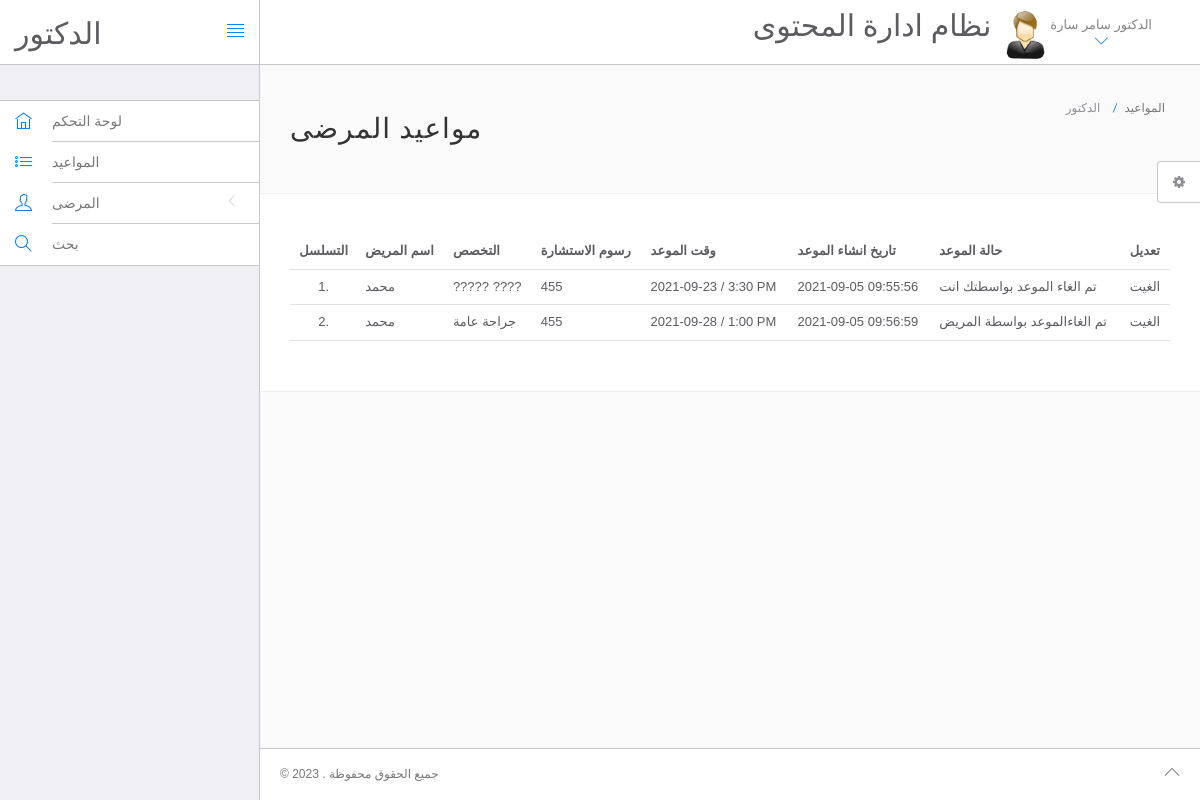
Page /hms/doctor/appointment-history.php (signed in) on the committed database.
### tables this page shows
CREATE TABLE `doctors` (
  `id` int(11) NOT NULL,
  `specilization` varchar(255) DEFAULT NULL,
  `doctorName` varchar(255) DEFAULT NULL,
  `address` longtext DEFAULT NULL,
  `docFees` varchar(255) DEFAULT NULL,
  `contactno` bigint(11) DEFAULT NULL,
  `docEmail` varchar(255) DEFAULT NULL,
  `password` varchar(255) DEFAULT NULL,
  `creationDate` timestamp NULL DEFAULT current_timestamp(),
  `updationDate` timestamp NULL DEFAULT NULL ON UPDATE current_timestamp()
);

CREATE TABLE `appointment` (
  `id` int(11) NOT NULL,
  `doctorSpecialization` varchar(255) DEFAULT NULL,
  `doctorId` int(11) DEFAULT NULL,
  `userId` int(11) DEFAULT NULL,
  `consultancyFees` int(11) DEFAULT NULL,
  `appointmentDate` varchar(255) DEFAULT NULL,
  `appointmentTime` varchar(255) DEFAULT NULL,
  `postingDate` timestamp NULL DEFAULT current_timestamp(),
  `userStatus` int(11) DEFAULT NULL,
  `doctorStatus` int(11) DEFAULT NULL,
  `updationDate` timestamp NULL DEFAULT NULL ON UPDATE current_timestamp()
);

CREATE TABLE `users` (
  `id` int(11) NOT NULL,
  `fullName` varchar(255) DEFAULT NULL,
  `address` longtext DEFAULT NULL,
  `city` varchar(255) DEFAULT NULL,
  `gender` varchar(255) DEFAULT NULL,
  `email` varchar(255) DEFAULT NULL,
  `password` varchar(255) DEFAULT NULL,
  `regDate` timestamp NULL DEFAULT current_timestamp(),
  `updationDate` timestamp NULL DEFAULT NULL ON UPDATE current_timestamp()
);

### hms/doctor/appointment-history.php (the view, shortened to what this page needs)
<?php
include('include/config.php');
?>
<!DOCTYPE html>
<html lang="en">
	<head>
		<link rel="stylesheet" href="vendor/bootstrap/css/bootstrap.min.css">
		<link rel="stylesheet" href="vendor/fontawesome/css/font-awesome.min.css">
		<link rel="stylesheet" href="vendor/themify-icons/themify-icons.min.css">
		<link href="vendor/animate.css/animate.min.css" rel="stylesheet" media="screen">
		<link href="vendor/perfect-scrollbar/perfect-scrollbar.min.css" rel="stylesheet" media="screen">
		<link href="vendor/switchery/switchery.min.css" rel="stylesheet" media="screen">
		<link href="vendor/bootstrap-touchspin/jquery.bootstrap-touchspin.min.css" rel="stylesheet" media="screen">
		<link href="vendor/select2/select2.min.css" rel="stylesheet" media="screen">
		<link href="vendor/bootstrap-datepicker/bootstrap-datepicker3.standalone.min.css" rel="stylesheet" media="screen">
		<link href="vendor/bootstrap-timepicker/bootstrap-timepicker.min.css" rel="stylesheet" media="screen">
		<link rel="stylesheet" href="assets/css/styles.css">
		<link rel="stylesheet" href="assets/css/plugins.css">
		<link rel="stylesheet" href="assets/css/themes/theme-1.css" id="skin_color" />
	</head>
	<body>
		<div id="app">
<?php include('include/sidebar.php');?>
			<div class="app-content">
					<?php include('include/header.php');?>
				<div class="main-content" >
					<div class="wrap-content container" id="container">
						<section id="page-title">
							<div class="row">
								<div class="col-sm-8">
									<h1 class="mainTitle">مواعيد المرضى </h1>
																	</div>
								<ol class="breadcrumb">
									<li>
										<span> الدكتور </span>
									</li>
									<li class="active">
										<span>المواعيد</span>
									</li>
								</ol>
							</div>
						</section>
						<div class="container-fluid container-fullw bg-white">
									<div class="row">
								<div class="col-md-12">
									<table class="table table-hover" id="sample-table-1">
										<thead>
											<tr>
												<th class="center">التسلسل</th>
												<th class="hidden-xs">اسم المريض</th>
												<th>التخصص</th>
												<th>رسوم الاستشارة</th>
												<th>وقت الموعد </th>
												<th>تاريخ انشاء الموعد  </th>
												<th>حالة الموعد</th>
												<th>تعديل</th>
											</tr>
										</thead>
										<tbody>
<?php
$sql=mysqli_query($con,"select users.fullName as fname,appointment.*  from appointment join users on users.id=appointment.userId where appointment.doctorId='".$_SESSION['id']."'");
$cnt=1;
while($row=mysqli_fetch_array($sql))
{
?>
											<tr>
												<td class="center"><?php echo $cnt;?>.</td>
												<td class="hidden-xs"><?php echo $row['fname'];?></td>
												<td><?php echo $row['doctorSpecialization'];?></td>
												<td><?php echo $row['consultancyFees'];?></td>
												<td><?php echo $row['appointmentDate'];?> / <?php echo
												 $row['appointmentTime'];?>
												</td>
												<td><?php echo $row['postingDate'];?></td>
												<td>
<?php if(($row['userStatus']==1) && ($row['doctorStatus']==1))
if(($row['userStatus']==0) && ($row['doctorStatus']==1))
{
	echo "تم الغاءالموعد بواسطة المريض";
}
if(($row['userStatus']==1) && ($row['doctorStatus']==0))
{
	echo " تم الغاء الموعد بواسطتك انت";
}
												?></td>
												<td >
												<div class="visible-md visible-lg hidden-sm hidden-xs">
							<?php if(($row['userStatus']==1) && ($row['doctorStatus']==1))
{ ?>
	<a href="appointment-history.php?id=<?php echo $row['id']?>&cancel=update" onClick="return confirm('هل انت متاكد من الغاء موعد المريض ?')"class="btn btn-transparent btn-xs tooltips" title="Cancel Appointment" tooltip-placement="top" tooltip="Remove">الغاء الموعد</a>
	<?php } else {
		echo "الغيت";
		} ?>
												</div>
												</td>
											</tr>
											<?php
$cnt=$cnt+1;
											 }?>
										</tbody>
									</table>
								</div>
							</div>
								</div>
					</div>
				</div>
			</div>
	<?php include('include/footer.php');?>
	<?php include('include/setting.php');?>
		</div>
	</body>
</html>

### hms/doctor/include/header.php (shortened to what this page needs)
<header class="navbar navbar-default navbar-static-top">
					<div class="navbar-header">
						<a class="navbar-brand" href="#">
							<h2 style="padding-top:20% ">الدكتور</h2>
						</a>
						<a href="#" class="sidebar-toggler pull-right visible-md visible-lg" data-toggle-class="app-sidebar-closed" data-toggle-target="#app">
							<i class="ti-align-justify"></i>
						</a>
					</div>
					<div class="navbar-collapse collapse">
						<ul class="nav navbar-right">
								<li  style="padding-top:2% ">
								<h2>نظام ادارة المحتوى</h2>
							</li>
							<li class="dropdown current-user">
								<a href class="dropdown-toggle" data-toggle="dropdown">
									<img src="assets/images/images.jpg" > <span class="username">
									<?php $query=mysqli_query($con,"select doctorName from doctors where id='".$_SESSION['id']."'");
while($row=mysqli_fetch_array($query))
{
	echo $row['doctorName'];
}
									?> <i class="ti-angle-down"></i></i></span>
								</a>
							</li>
						</ul>
					</div>
				</header>

### hms/doctor/assets/css/themes/theme-1.css (style rules this page uses)
body { background: #FAFAFA; }
header .navbar-header { background: #ffffff !important; border-right-color: #c8c7cc !important; border-bottom-color: #c8c7cc !important; }
header .navbar-header .sidebar-toggler, header .navbar-header .sidebar-mobile-toggler { color: #007aff !important; }
header .navbar-header .navbar-brand { color: #777 !important; }
header .navbar-collapse { background: #ffffff !important; border-bottom-color: #c8c7cc !important; box-shadow: none !important; }
header .navbar-collapse .navbar-right > li > a { color: #777; }
header .navbar-collapse .navbar-right > li > a i { color: #007aff !important; }

### rows in the picture
doctors: doctorName "الدكتور سامر سارة"
appointment: userId.fullName "محمد", doctorSpecialization "????? ????", consultancyFees "455", appointmentDate "2021-09-23", appointmentTime "3:30 PM", postingDate "2021-09-05 09:55:56", userStatus "تم الغاء الموعد بواسطتك انت"
appointment: userId.fullName "محمد", doctorSpecialization "جراحة عامة", consultancyFees "455", appointmentDate "2021-09-28", appointmentTime "1:00 PM", postingDate "2021-09-05 09:56:59", userStatus "تم الغاءالموعد بواسطة المريض"
